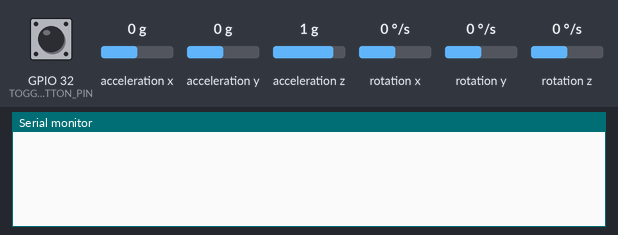
The sketch below on a simulated ESP32. Shown: the last lines printed to the serial monitor. Wiring (inferred from the names in the program): MPU-6050 motion sensor at I2C address 0x68. The test bench sets the inputs (shaded band); at power-on: GPIO 32 (TOGGLE_BUTTON_PIN) HIGH, acceleration x 0 g, acceleration y 0 g, acceleration z 1 g, rotation x 0 °/s, rotation y 0 °/s, rotation z 0 °/s.

Above: at 1.2 s.
1.3 s: GPIO 32 (TOGGLE_BUTTON_PIN) pulled LOW for 0.15 s
At 2.2 s:
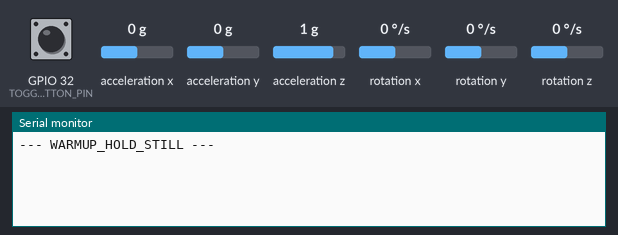
4.4 s: GPIO 32 (TOGGLE_BUTTON_PIN) pulled LOW for 1 s
At 5.7 s:
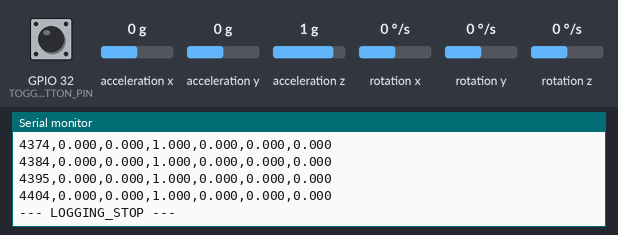
Timing chart, 0 to 7.4 s (numbered marks = the images above; inputs shaded):
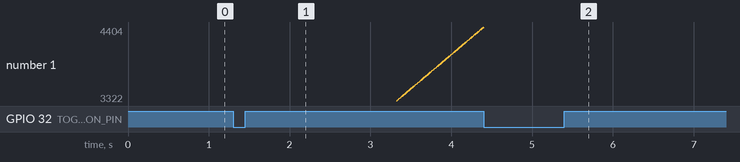

Measured:
- after the input at 1.3 s, the serial monitor: prints a new line at once (image 1)

The sketch:

data_collector.ino
```cpp
#include <Wire.h>

// --- Configuration Constants ---
#define SAMPLE_RATE_HZ 100
#define SAMPLE_INTERVAL_MS (1000 / SAMPLE_RATE_HZ) // Exactly 10ms for 100Hz streaming
#define INITIAL_WARMUP_DELAY_MS 2000               // 2-second hands-clear stabilization window

// --- Hardware Pins ---
const int TOGGLE_BUTTON_PIN = 32;

// --- FreeRTOS Task Handles ---
TaskHandle_t DataCollectorTask;

// --- State Machine Variables ---
volatile bool loggingActive = false;
volatile bool inWarmupPhase = false;
unsigned long lastSampleTime = 0;
unsigned long warmupStartTime = 0;

// --- Low-Latency Button Logic for Wokwi Simulation Sandbox ---
bool checkButtonToggle() {
  static unsigned long lastDebounceTime = 0;
  static bool lastButtonState = HIGH;
  bool currentButtonState = digitalRead(TOGGLE_BUTTON_PIN);

  // If the mechanical state changed, track the clock snapshot
  if (currentButtonState != lastButtonState) {
    lastDebounceTime = millis();
    lastButtonState = currentButtonState;
  }

  // 10ms contact verification window optimized for digital execution
  if ((millis() - lastDebounceTime) >= 10) {
    if (currentButtonState == LOW) {
      return true; // Button is actively grounded
    }
  }
  return false;
}

// --- High-Speed MPU6050 Scale Calibration ---
void configureCollectorMPU() {
  Wire.begin(21, 22, 400000); // 400kHz Fast Mode I2C Configuration
  Wire.setTimeOut(10);        // 10ms Sudden Disconnection Escape Boundary

  // Wake up sensor array (Register 0x6B)
  Wire.beginTransmission(0x68);
  Wire.write(0x6B);
  Wire.write(0x00);
  Wire.endTransmission(true);

  // Set Accelerometer to Max Range: +/- 16G (Register 0x1C)
  Wire.beginTransmission(0x68);
  Wire.write(0x1C);
  Wire.write(0x18);
  Wire.endTransmission(true);

  // Set Gyroscope to Max Range: +/- 2000 deg/s (Register 0x1B)
  Wire.beginTransmission(0x68);
  Wire.write(0x1B);
  Wire.write(0x18);
  Wire.endTransmission(true);
}

// --- Low-Overhead High-Speed Data Streaming ---
void streamSensorData() {
  int16_t rawAX, rawAY, rawAZ, rawGX, rawGY, rawGZ;

  Wire.beginTransmission(0x68);
  Wire.write(0x3B); // Starting register address for 6-Axis data block
  if (Wire.endTransmission(false) != 0) {
    Serial.println("BUS_ERROR: MPU6050 Disconnected!");
    return; // Safe breakout to prevent CPU lock if wire pops loose
  }

  Wire.requestFrom(0x68, 14, true); // Pull 14 bytes sequentially (6 Accel, 2 Temp, 6 Gyro)

  if (Wire.available() >= 14) {
    rawAX = (Wire.read() << 8) | Wire.read();
    rawAY = (Wire.read() << 8) | Wire.read();
    rawAZ = (Wire.read() << 8) | Wire.read();

    Wire.read(); Wire.read(); // Skip 2 bytes of internal temperature registers

    rawGX = (Wire.read() << 8) | Wire.read();
    rawGY = (Wire.read() << 8) | Wire.read();
    rawGZ = (Wire.read() << 8) | Wire.read();

    // Scaling conversions based on maximum register bounds
    float ax = (float)rawAX / 2048.0;   // 16G Scale Factor
    float ay = (float)rawAY / 2048.0;
    float az = (float)rawAZ / 2048.0;

    float gx = (float)rawGX / 16.4;    // 2000 deg/s Scale Factor
    float gy = (float)rawGY / 16.4;
    float gz = (float)rawGZ / 16.4;

    // Stream out as pristine CSV format: timestamp_ms,ax,ay,az,gx,gy,gz
    Serial.printf("%lu,%0.3f,%0.3f,%0.3f,%0.3f,%0.3f,%0.3f\n", millis(), ax, ay, az, gx, gy, gz);
  }
}

void setup() {
  Serial.begin(115200); // Set Baud Rate to 115200 bits per second

  // Point 2 Optimization: Enforce a dedicated, zero-lag internal TX transmission buffer
  Serial.setTxBufferSize(1024);

  pinMode(TOGGLE_BUTTON_PIN, INPUT_PULLUP); // Active low internal resistor anchor

  configureCollectorMPU();

  // Create the isolated data collection loop on Core 1 via FreeRTOS
  xTaskCreatePinnedToCore(
    collectorEngine,
    "DataCollectorTask",
    4096,
    NULL,
    1,
    &DataCollectorTask,
    1 // Tied exclusively to Core 1 execution domain
  );
}

// --- Isolated Core 1 Execution Architecture ---
void collectorEngine(void * pvParameters) {
  bool lastLatchState = false;

  for(;;) {
    bool currentButtonPress = checkButtonToggle();

    // Catch the exact millisecond transition edge of a manual click
    if (currentButtonPress && !lastLatchState) {
      lastLatchState = true; // Engage execution latch to block repeat triggers

      if (!loggingActive && !inWarmupPhase) {
        // Step A: Trigger the non-blocking warmup countdown timer
        inWarmupPhase = true;
        warmupStartTime = millis();
        Serial.println("--- WARMUP_HOLD_STILL ---");
      } else {
        // Step B: If logging is currently active, cut execution instantly
        loggingActive = false;
        inWarmupPhase = false;
        Serial.println("--- LOGGING_STOP ---");
      }
    }

    // Release the trigger latch edge once the user lets go of the switch button
    if (!currentButtonPress) {
      lastLatchState = false;
    }

    // Handle Non-Blocking 2-Second Warm-up Pipeline (Point 1 Modification)
    if (inWarmupPhase) {
      if (millis() - warmupStartTime >= INITIAL_WARMUP_DELAY_MS) {
        inWarmupPhase = false;
        loggingActive = true;
        lastSampleTime = millis(); // Align timing timeline clock to drop initial jump artifact
        Serial.println("--- LOGGING_START ---");
      }
    }

    // Handle High-Speed Deterministic Data Sampling
    if (loggingActive) {
      unsigned long currentTime = millis();
      // Strict 10ms hardware clock gating threshold
      if (currentTime - lastSampleTime >= SAMPLE_INTERVAL_MS) {
        lastSampleTime = currentTime;
        streamSensorData();
      }
    }

    vTaskDelay(pdMS_TO_TICKS(1)); // Yield briefly to avoid starvation issues
  }
}

// --- Core 0 Loop (Completely unburdened, isolated background task domain) ---
void loop() {
  vTaskDelay(pdMS_TO_TICKS(100));
}
```
